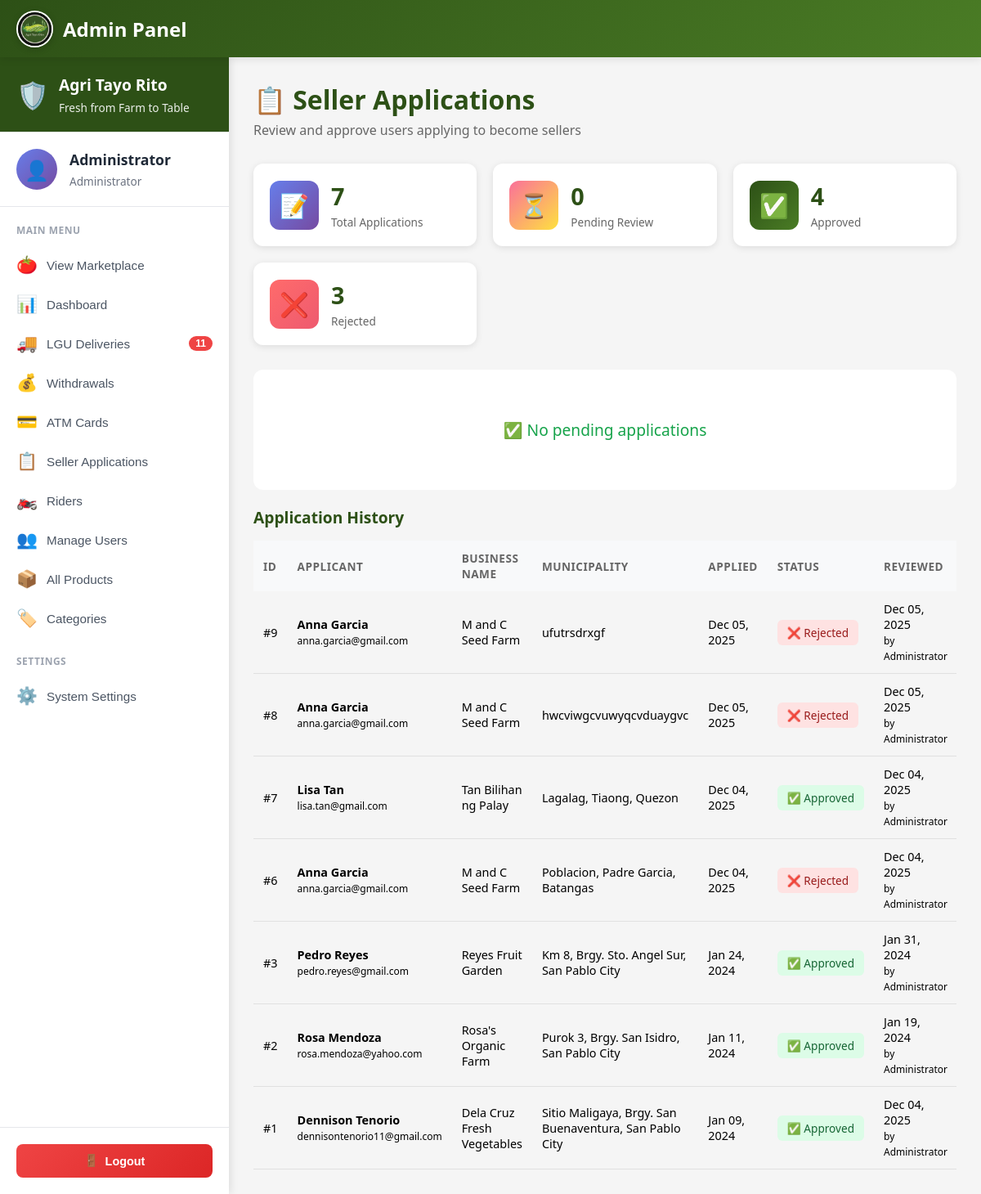
Page /public/profile/admin/applications (signed in) on the committed database.
### tables this page shows
CREATE TABLE `seller_applications` (
  `applicationID` int(11) NOT NULL,
  `userID` int(11) NOT NULL,
  `business_name` varchar(255) NOT NULL,
  `business_address` text NOT NULL,
  `business_permit` varchar(255) DEFAULT NULL,
  `application_status` enum('pending','approved','rejected') DEFAULT 'pending',
  `applied_at` timestamp NOT NULL DEFAULT current_timestamp(),
  `reviewed_at` timestamp NULL DEFAULT NULL,
  `reviewed_by` int(11) DEFAULT NULL
);

CREATE TABLE `users` (
  `userID` int(11) NOT NULL,
  `email` varchar(255) NOT NULL,
  `profile_image` varchar(500) DEFAULT NULL,
  `password_hash` varchar(255) NOT NULL,
  `full_name` varchar(200) NOT NULL,
  `phone` varchar(20) DEFAULT NULL,
  `avatar` varchar(255) DEFAULT '/images/avatars/avt1.jpg',
  `role` enum('buyer','seller','admin') DEFAULT 'buyer',
  `is_active` tinyint(1) DEFAULT 1,
  `created_at` timestamp NOT NULL DEFAULT current_timestamp(),
  `updated_at` timestamp NOT NULL DEFAULT current_timestamp() ON UPDATE current_timestamp()
);

### app/models/SellerApplication.php (called while the page is built, shortened)
<?php
require_once __DIR__ . '/../../config/database.php';
class SellerApplication
{
    private $conn;
    private $table = 'seller_applications';
    public function __construct()
    {
        $database = new Database();
        $this->conn = $database->connect();
    }
    public function getAllApplications($filters = [], $limit = 50, $offset = 0)
{
    $query = "SELECT sa.*,
                u.full_name, u.email, u.phone,
                reviewer.full_name as reviewed_by_name
         FROM {$this->table} sa
         JOIN users u ON sa.userID = u.userID
         LEFT JOIN users reviewer ON sa.reviewed_by = reviewer.userID
         WHERE 1=1";
    $params = [];
    if (!empty($filters['status'])) {
        $query .= " AND sa.application_status = ?";
        $params[] = $filters['status'];
    }
    $sortOptions = [
        'newest' => 'sa.applied_at DESC',
        'oldest' => 'sa.applied_at ASC',
        'name' => 'u.full_name ASC',
        'business' => 'sa.business_name ASC'
    ];
    $sortBy = $filters['sort'] ?? 'newest';
    $query .= " ORDER BY " . ($sortOptions[$sortBy] ?? $sortOptions['newest']);
    $query .= " LIMIT ? OFFSET ?";
    $stmt = $this->conn->prepare($query);
    foreach ($params as $index => $param) {
        $stmt->bindValue($index + 1, $param);
    }
    $stmt->bindValue(count($params) + 1, (int)$limit, PDO::PARAM_INT);
    $stmt->bindValue(count($params) + 2, (int)$offset, PDO::PARAM_INT);
    $stmt->execute();
    return $stmt->fetchAll(PDO::FETCH_ASSOC);
}
    public function getPendingApplications($limit = 50)
    {
        return $this->getAllApplications(['status' => 'pending'], $limit, 0);
    }
    public function getApplicationStats()
    {
        $query = "SELECT
                    COUNT(*) as total_applications,
                    SUM(CASE WHEN application_status = 'pending' THEN 1 ELSE 0 END) as pending,
                    SUM(CASE WHEN application_status = 'approved' THEN 1 ELSE 0 END) as approved,
                    SUM(CASE WHEN application_status = 'rejected' THEN 1 ELSE 0 END) as rejected,
                    SUM(CASE WHEN DATE(applied_at) = CURDATE() THEN 1 ELSE 0 END) as today,
                    SUM(CASE WHEN DATE(applied_at) >= DATE_SUB(CURDATE(), INTERVAL 7 DAY) THEN 1 ELSE 0 END) as this_week,
                    SUM(CASE WHEN DATE(applied_at) >= DATE_SUB(CURDATE(), INTERVAL 30 DAY) THEN 1 ELSE 0 END) as this_month
                 FROM {$this->table}";
        $stmt = $this->conn->query($query);
        return $stmt->fetch(PDO::FETCH_ASSOC);
    }
}

### config/database.php (called while the page is built)
<?php
class Database
{
    private $host = "localhost";
    private $user = "root";
    private $pass = "";
    private $dbname = "agri_db";
    private $conn;
    public function connect()
    {
        if ($this->conn === null) {
            try {
                $dsn = "mysql:host={$this->host};dbname={$this->dbname};charset=utf8mb4";
                $this->conn = new PDO($dsn, $this->user, $this->pass);
                $this->conn->setAttribute(PDO::ATTR_ERRMODE, PDO::ERRMODE_EXCEPTION);
            } catch (PDOException $e) {
                die("Database Error: " . $e->getMessage());
            }
        }
        return $this->conn;
    }
}

### app/views/profile/admin/applications.php (the view, shortened to what this page needs)
<?php
require_once __DIR__ . '/../../../../config/config.php';
require_once __DIR__ . '/../../../../config/database.php';
require_once __DIR__ . '/../../../models/SellerApplication.php';
$applicationModel = new SellerApplication();
$pendingApplications = $applicationModel->getPendingApplications();
$allApplications = $applicationModel->getAllApplications(['sort' => 'newest'], 50, 0);
$stats = $applicationModel->getApplicationStats();
?>
<!DOCTYPE html>
<html lang="en">
<head>
    <link rel="stylesheet" href="<?php echo BASE_URL; ?>css/responsive.css">
    <link rel="stylesheet" href="<?php echo BASE_URL; ?>css/admin/dashboard.css">
</head>
<body>
    <?php
    require_once __DIR__ . '/admin-nav.php';
    ?>
    <main class="main-content">
        <div class="page-header">
            <h1 class="page-title">📋 Seller Applications</h1>
            <p class="page-subtitle">Review and approve users applying to become sellers</p>
        </div>
        <section class="stats-section">
            <div class="stat-card">
                <div class="stat-icon" style="background: linear-gradient(135deg, #667eea 0%, #764ba2 100%);">📝</div>
                <div class="stat-info">
                    <h3 class="stat-value"><?php echo number_format($stats['total_applications']); ?></h3>
                    <p class="stat-label">Total Applications</p>
                </div>
            </div>
            <div class="stat-card">
                <div class="stat-icon" style="background: linear-gradient(135deg, #fa709a 0%, #fee140 100%);">⏳</div>
                <div class="stat-info">
                    <h3 class="stat-value"><?php echo number_format($stats['pending']); ?></h3>
                    <p class="stat-label">Pending Review</p>
                </div>
            </div>
            <div class="stat-card">
                <div class="stat-icon" style="background: linear-gradient(135deg, #2d5016 0%, #4a7c25 100%);">✅</div>
                <div class="stat-info">
                    <h3 class="stat-value"><?php echo number_format($stats['approved']); ?></h3>
                    <p class="stat-label">Approved</p>
                </div>
            </div>
            <div class="stat-card">
                <div class="stat-icon" style="background: linear-gradient(135deg, #ff6b6b 0%, #ee5a6f 100%);">❌</div>
                <div class="stat-info">
                    <h3 class="stat-value"><?php echo number_format($stats['rejected']); ?></h3>
                    <p class="stat-label">Rejected</p>
                </div>
            </div>
        </section>
        <?php if (count($pendingApplications) > 0): ?>
            <section class="pending-section">
                <div class="section-header">
                    <h2 class="section-title">⏳ Pending Applications</h2>
                    <span class="badge"><?php echo count($pendingApplications); ?> pending</span>
                </div>
                <div class="applications-grid">
                    <?php foreach ($pendingApplications as $app): ?>
                        <div class="application-card">
                            <div class="app-header">
                                <div class="app-user">
                                    <div class="user-avatar">👤</div>
                                    <div class="user-info">
                                        <h3><?php echo htmlspecialchars($app['full_name']); ?></h3>
                                        <p class="user-email"><?php echo htmlspecialchars($app['email']); ?></p>
                                    </div>
                                </div>
                                <span class="status-badge pending">⏳ Pending</span>
                            </div>
                            <div class="app-details">
                                <div class="detail-row">
                                    <span class="label">Business Name:</span>
                                    <span class="value"><?php echo htmlspecialchars($app['business_name']); ?></span>
                                </div>
                                <div class="detail-row">
                                    <span class="label">Location:</span>
                                    <span class="value"><?php echo htmlspecialchars($app['business_address']); ?></span>
                                </div>
                                <div class="detail-row">
                                    <span class="label">Phone:</span>
                                    <span class="value"><?php echo htmlspecialchars($app['phone'] ?? 'Not provided'); ?></span>
                                </div>
                                <div class="detail-row">
                                    <span class="label">Applied:</span>
                                    <span class="value"><?php echo date('M d, Y h:i A', strtotime($app['applied_at'])); ?></span>
                                </div>
                                <?php if ($app['business_permit']): ?>
                                    <div class="detail-row">
                                        <span class="label">Permit:</span>
                                        <a href="<?php echo BASE_URL . $app['business_permit']; ?>" target="_blank" class="permit-link">
                                            📄 View Business Permit
                                        </a>
                                    </div>
                                <?php endif; ?>
                            </div>
                            <div class="app-actions">
                                <button onclick="showApproveModal(<?php echo $app['applicationID']; ?>, '<?php echo htmlspecialchars($app['full_name']); ?>')"
                                    class="btn-approve">✓ Approve</button>
                                <button onclick="showRejectModal(<?php echo $app['applicationID']; ?>, '<?php echo htmlspecialchars($app['full_name']); ?>')"
                                    class="btn-reject">✕ Reject</button>
                            </div>
                        </div>
                    <?php endforeach; ?>
                </div>
            </section>
        <?php else: ?>
            <div class="no-data">
                <p>✅ No pending applications</p>
            </div>
        <?php endif; ?>
        <section class="history-section">
            <div class="section-header">
                <h2 class="section-title">Application History</h2>
            </div>
            <div class="table-container">
                <table class="data-table">
                    <thead>
                        <tr>
                            <th>ID</th>
                            <th>Applicant</th>
                            <th>Business Name</th>
                            <th>Municipality</th>
                            <th>Applied</th>
                            <th>Status</th>
                            <th>Reviewed</th>
                        </tr>
                    </thead>
                    <tbody>
                        <?php foreach ($allApplications as $app): ?>
                            <tr>
                                <td>#<?php echo $app['applicationID']; ?></td>
                                <td>
                                    <div><strong><?php echo htmlspecialchars($app['full_name']); ?></strong></div>
                                    <small><?php echo htmlspecialchars($app['email']); ?></small>
                                </td>
                                <td><?php echo htmlspecialchars($app['business_name']); ?></td>
                                <td><?php echo htmlspecialchars($app['business_address']); ?></td>
                                <td><?php echo date('M d, Y', strtotime($app['applied_at'])); ?></td>
                                <td>
                                    <?php if ($app['application_status'] === 'pending'): ?>
                                        <span class="status-badge pending">⏳ Pending</span>
                                    <?php elseif ($app['application_status'] === 'approved'): ?>
                                        <span class="status-badge approved">✅ Approved</span>
                                    <?php else: ?>
                                        <span class="status-badge rejected">❌ Rejected</span>
                                    <?php endif; ?>
                                </td>
                                <td>
                                    <?php if ($app['reviewed_at']): ?>
                                        <?php echo date('M d, Y', strtotime($app['reviewed_at'])); ?>
                                        <?php if ($app['reviewed_by_name']): ?>
                                            <br><small>by <?php echo htmlspecialchars($app['reviewed_by_name']); ?></small>
                                        <?php endif; ?>
                                    <?php else: ?>
                                        <span class="text-muted">-</span>
                                    <?php endif; ?>
                                </td>
                            </tr>
                        <?php endforeach; ?>
                    </tbody>
                </table>
            </div>
        </section>
    </main>
</body>
</html>

### public/css/admin/dashboard.css (style rules this page uses)
* { margin: 0; padding: 0; box-sizing: border-box; }
body { font-family: 'Segoe UI', Tahoma, Geneva, Verdana, sans-serif; background: #f5f5f5; }
.main-content { margin-top: 75px; padding: 30px; max-width: 1400px; margin-left: auto; margin-right: auto; }
.page-header { margin-bottom: 30px; }
.page-title { font-size: 2rem; color: #2d5016; margin-bottom: 5px; font-weight: 700; }
.page-subtitle { font-size: 1rem; color: #666; }
.stats-section { display: grid; grid-template-columns: repeat(auto-fit, minmax(250px, 1fr)); gap: 20px; margin-bottom: 30px; }
.stat-card { background: white; border-radius: 12px; padding: 20px; display: flex; align-items: center; gap: 15px; box-shadow: 0 2px 8px rgba(0, 0, 0, 0.1); transition: all 0.3s; }
.stat-icon { width: 60px; height: 60px; border-radius: 12px; display: flex; align-items: center; justify-content: center; font-size: 1.8rem; color: white; }
.stat-info { flex: 1; }
.stat-value { font-size: 1.8rem; color: #2d5016; font-weight: 700; margin-bottom: 3px; }
.stat-label { font-size: 0.85rem; color: #666; }
.section-header { display: flex; justify-content: space-between; align-items: center; margin-bottom: 15px; }
.section-title { font-size: 1.2rem; color: #2d5016; font-weight: 700; }
.table-container { overflow-x: auto; }
.data-table { width: 100%; border-collapse: collapse; }
.data-table thead { background: #f8f9fa; }
.data-table th { padding: 12px; text-align: left; font-size: 0.85rem; color: #666; font-weight: 600; text-transform: uppercase; letter-spacing: 0.5px; }
.data-table td { padding: 12px; border-bottom: 1px solid #e0e0e0; font-size: 0.9rem; }
.status-badge { padding: 4px 10px; border-radius: 12px; font-size: 0.75rem; font-weight: 600; display: inline-block; }

### app/views/profile/admin/admin-nav.php (style rules this page uses)
.main-content { margin-left: 280px; margin-top: 70px; padding: 30px; min-height: calc(100vh - 70px); }

### app/views/profile/admin/applications.php (style rules this page uses)
.status-badge { padding: 6px 12px; border-radius: 6px; font-size: 0.85rem; font-weight: 500; white-space: nowrap; }
.status-badge.approved { background: #dcfce7; color: #166534; }
.status-badge.rejected { background: #fee2e2; color: #991b1b; }
.no-data { text-align: center; padding: 60px 20px; background: white; border-radius: 12px; margin: 20px 0; }
.no-data p { font-size: 1.2rem; color: #16a34a; margin: 0; }

### rows in the picture
seller_applications: applicationID "9", userID.full_name "Anna Garcia", userID.email "anna.garcia@gmail.com", business_name "M and C Seed Farm", business_address "ufutrsdrxgf", applied_at "Dec 05, 2025", application_status "❌ Rejected", reviewed_at "Dec 05, 2025", reviewed_by.full_name "Administrator"
seller_applications: applicationID "8", userID.full_name "Anna Garcia", userID.email "anna.garcia@gmail.com", business_name "M and C Seed Farm", business_address "hwcviwgcvuwyqcvduaygvc", applied_at "Dec 05, 2025", application_status "❌ Rejected", reviewed_at "Dec 05, 2025", reviewed_by.full_name "Administrator"
seller_applications: applicationID "7", userID.full_name "Lisa Tan", userID.email "lisa.tan@gmail.com", business_name "Tan Bilihan ng Palay", business_address "Lagalag, Tiaong, Quezon", applied_at "Dec 04, 2025", application_status "✅ Approved", reviewed_at "Dec 04, 2025", reviewed_by.full_name "Administrator"
seller_applications: applicationID "6", userID.full_name "Anna Garcia", userID.email "anna.garcia@gmail.com", business_name "M and C Seed Farm", business_address "Poblacion, Padre Garcia, Batangas", applied_at "Dec 04, 2025", application_status "❌ Rejected", reviewed_at "Dec 04, 2025", reviewed_by.full_name "Administrator"
seller_applications: applicationID "3", userID.full_name "Pedro Reyes", userID.email "pedro.reyes@gmail.com", business_name "Reyes Fruit Garden", business_address "Km 8, Brgy. Sto. Angel Sur, San Pablo City", applied_at "Jan 24, 2024", application_status "✅ Approved", reviewed_at "Jan 31, 2024", reviewed_by.full_name "Administrator"
seller_applications: applicationID "2", userID.full_name "Rosa Mendoza", userID.email "rosa.mendoza@yahoo.com", business_name "Rosa's Organic Farm", business_address "Purok 3, Brgy. San Isidro, San Pablo City", applied_at "Jan 11, 2024", application_status "✅ Approved", reviewed_at "Jan 19, 2024", reviewed_by.full_name "Administrator"
seller_applications: applicationID "1", userID.full_name "Dennison Tenorio", userID.email "dennisontenorio11@gmail.com", business_name "Dela Cruz Fresh Vegetables", business_address "Sitio Maligaya, Brgy. San Buenaventura, San Pablo City", applied_at "Jan 09, 2024", application_status "✅ Approved", reviewed_at "Dec 04, 2025", reviewed_by.full_name "Administrator"

### other values in the picture
$_SESSION['username'] "Administrator"
$pending_pickups "11"
$stats['total_applications'] "7"
$stats['pending'] "0"
$stats['approved'] "4"
$stats['rejected'] "3"
